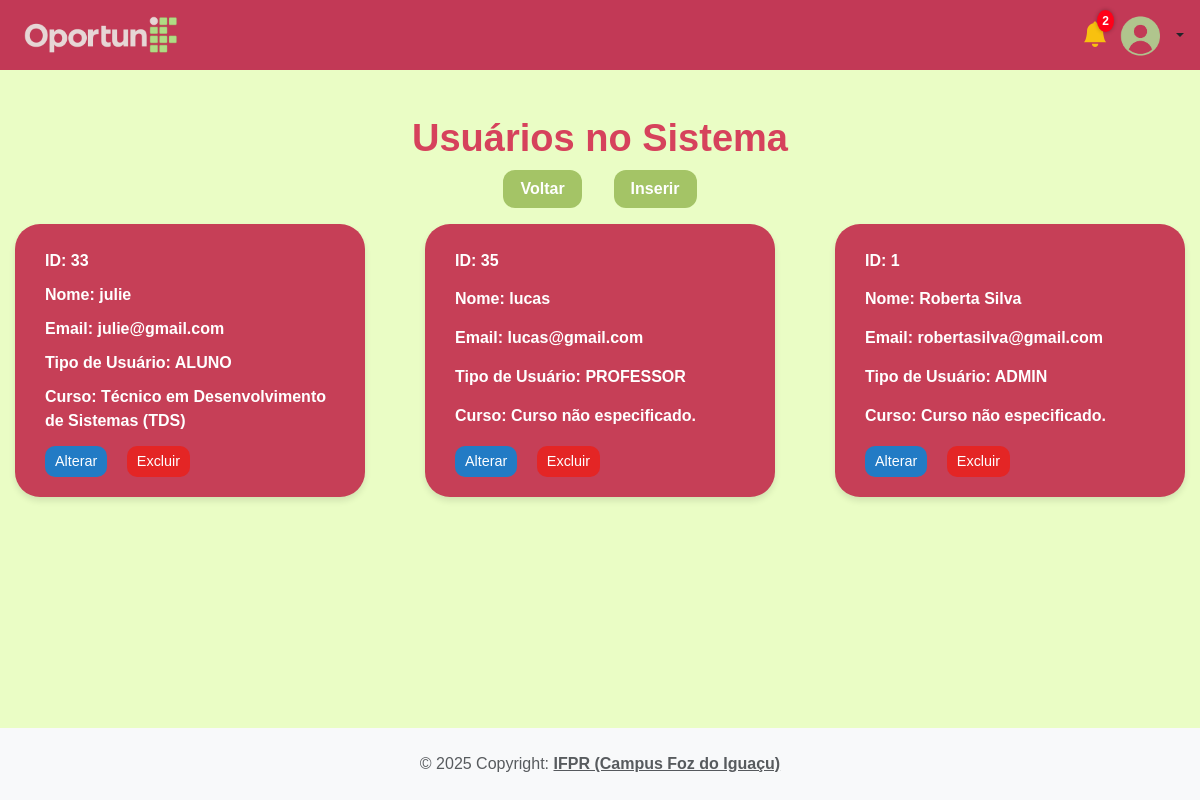
/app/controller/UsuarioController.php?action=list (signed in), run on an earlier commit of the app's database.
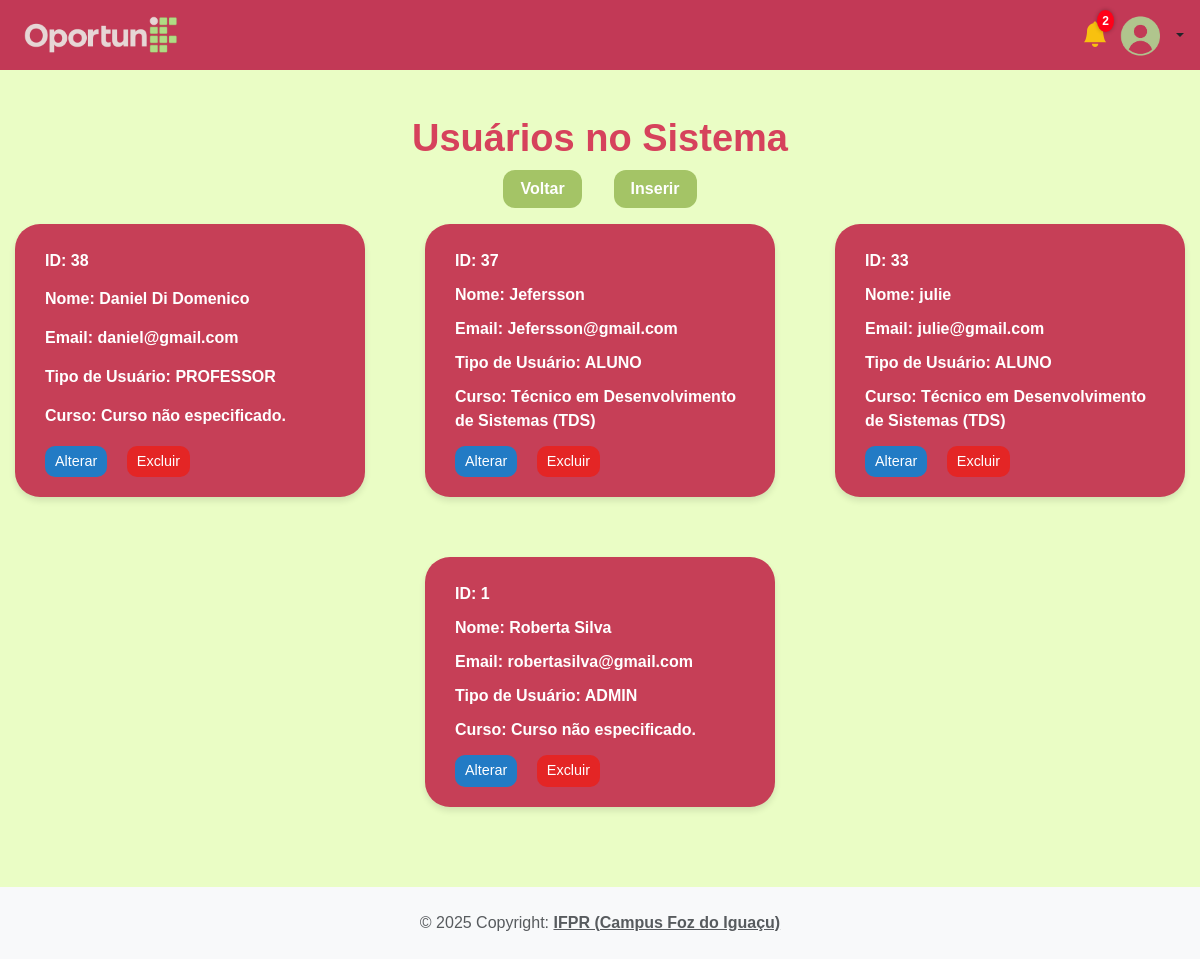
And on a later commit of the database.
### tables this page shows
CREATE TABLE `usuarios` (
  `idUsuarios` int(11) NOT NULL,
  `nomeCompleto` varchar(45) NOT NULL,
  `email` varchar(45) NOT NULL,
  `cpf` varchar(20) NOT NULL,
  `senha` varchar(255) NOT NULL,
  `tipoUsuario` enum('ALUNO','PROFESSOR','ADMIN') NOT NULL,
  `matricula` varchar(45) DEFAULT NULL,
  `idCursos` int(11) DEFAULT NULL,
  `fotoPerfil` varchar(255) DEFAULT NULL
);

CREATE TABLE `cursos` (
  `idCursos` int(11) NOT NULL,
  `nome` varchar(45) DEFAULT NULL
);

### app/controller/UsuarioController.php (called while the page is built, shortened)
<?php
require_once(__DIR__ . "/Controller.php");
require_once(__DIR__ . "/../dao/UsuarioDAO.php");
require_once(__DIR__ . "/../service/UsuarioService.php");
require_once(__DIR__ . "/../model/Usuario.php");
class UsuarioController extends Controller
{
    private UsuarioDAO $usuarioDao;
    public function __construct()
    {
        $this->usuarioDao = new UsuarioDAO();
        $this->handleAction();
    }
    protected function list(string $msgErro = "", string $msgSucesso = "")
    {
        $dados["lista"] = $this->usuarioDao->list();
        $this->loadView("usuario/usuario_list.php", $dados,  $msgErro, $msgSucesso);
    }
}
new UsuarioController();

### app/model/Usuario.php (called while the page is built, shortened)
<?php
require_once(__DIR__ . "/Curso.php");
class Usuario
{
    private ?int $id;
    private ?string $nomeCompleto;
    private ?string $tipoUsuario = null;
    private ?string $email;
    private ?Curso $curso;
    public function getId(): ?int
    {
        return $this->id;
    }
    public function setId(?int $id): self
    {
        $this->id = $id;
        return $this;
    }
    public function getNomeCompleto(): ?string
    {
        return $this->nomeCompleto;
    }
    public function setNomeCompleto(?string $nomeCompleto): self
    {
        $this->nomeCompleto = $nomeCompleto;
        return $this;
    }
    public function getTipoUsuario(): ?string
    {
        return $this->tipoUsuario;
    }
    public function setTipoUsuario(?string $tipoUsuario): self
    {
        $this->tipoUsuario = $tipoUsuario;
        return $this;
    }
    public function getEmail(): ?string
    {
        return $this->email;
    }
    public function setEmail(?string $email): self
    {
        $this->email = $email;
        return $this;
    }
    public function getCurso(): ?Curso
    {
        return $this->curso;
    }
    public function setCurso(?Curso $curso): self
    {
        $this->curso = $curso;
        return $this;
    }
}

### app/dao/UsuarioDAO.php (called while the page is built, shortened)
<?php
include_once(__DIR__ . "/../model/Usuario.php");
include_once(__DIR__ . "/../model/Curso.php");
class UsuarioDAO
{
    public function list()
    {
        $conn = Connection::getConn();
        $sql = "SELECT u.*, c.nome AS nomeCursos
            FROM usuarios u
            LEFT JOIN cursos c ON c.idCursos = u.idCursos
            ORDER BY u.nomeCompleto";
        $stm = $conn->prepare($sql);
        $stm->execute();
        $result = $stm->fetchAll();
        return $this->mapUsuarios($result);
    }
    private function mapUsuarios($result)
    {
        $usuarios = array();
        foreach ($result as $reg) {
            $usuario = new Usuario();
            $usuario->setId($reg['idUsuarios']);
            $usuario->setNomeCompleto($reg['nomeCompleto']);
            $usuario->setEmail($reg['email']);
            $usuario->setSenha($reg['senha']);
            $usuario->setMatricula($reg['matricula']);
            $usuario->setTipoUsuario($reg['tipoUsuario']);
            $usuario->setCpf($reg['cpf']);
            $usuario->setFotoPerfil($reg['fotoPerfil']);
            $curso = new Curso();
            $curso->setId($reg['idCursos']);
            if (isset($reg["nomeCursos"]))
                $curso->setNome($reg["nomeCursos"]);
            $usuario->setCurso($curso);
            $usuarios[] = $usuario;
        }
        return $usuarios;
    }
}

### app/model/Curso.php (called while the page is built, shortened)
<?php
class Curso
{
    private ?string $nome;
    public function __construct()
    {
        $this->nome = null;
    }
    public function getNome(): ?string
    {
        return $this->nome;
    }
    public function setNome(?string $nome): self
    {
        $this->nome = $nome;
        return $this;
    }
}

### app/view/usuario/usuario_list.php (the view, shortened to what this page needs)
<?php
require_once(__DIR__ . "/../include/header.php");
require_once(__DIR__ . "/../include/menu.php");
?>
<link rel="stylesheet" href="<?= BASEURL ?>/view/css/usuario_lists.css">
<h3>Usuários no Sistema</h3>
<div class="row mb-3 align-items-center justify-content-center">
    <div class="col-auto">
        <a class="btn btn-secondary"
            href="<?= BASEURL ?>/controller/HomeController.php?action=home">
            Voltar
        </a>
    </div>
    <div class="col-auto ms-2">
        <a class="btn btn-success"
            href="<?= BASEURL ?>/controller/UsuarioController.php?action=create">
            Inserir
        </a>
    </div>
</div>
<div class="user-cards">
    <?php if (!empty($dados['lista'])): ?>
        <?php foreach ($dados['lista'] as $usu): ?>
            <div class="user-card">
                <p><strong>ID:</strong> <?= $usu->getId() ?></p>
                <p><strong>Nome:</strong> <?= $usu->getNomeCompleto() ?></p>
                <p><strong>Email:</strong> <?= $usu->getEmail() ?></p>
                <p><strong>Tipo de Usuário:</strong> <?= $usu->getTipoUsuario() ?></p>
                <p><strong>Curso:</strong>
                    <?= $usu->getCurso() && $usu->getCurso()->getNome()
                        ? $usu->getCurso()->getNome()
                        : "Curso não especificado." ?>
                </p>
                <div class="mt-2">
                    <a class="btn btn-primary btn-sm"
                        href="<?= BASEURL ?>/controller/UsuarioController.php?action=edit&id=<?= $usu->getId() ?>">
                        Alterar
                    </a>
                    <a class="btn btn-danger btn-sm"
                        onclick="return confirm('Confirma a exclusão do usuário?');"
                        href="<?= BASEURL ?>/controller/UsuarioController.php?action=delete&id=<?= $usu->getId() ?>">
                        Excluir
                    </a>
                </div>
            </div>
        <?php endforeach; ?>
    <?php endif; ?>
</div>
<?php
require_once(__DIR__ . "/../include/footer.php");
?>

### app/controller/Controller.php (shortened to what this page needs)
<?php
class Controller
{
    protected function handleAction()
    {
        $action = NULL;
        if (isset($_GET['action']))
            $action = $_GET['action'];
        $this->callAction($action);
    }
    protected function callAction($methodName)
    {
        if ($methodName && method_exists($this, $methodName))
            $this->$methodName();
        else {
            echo "Ação não encontrada no controller.<br>";
            echo "Verifique com o administrador do sistema.";
        }
    }
    protected function loadView(string $path, array $dados, string $msgErro = "", string $msgSucesso = "")
    {
        $caminho = __DIR__ . "/../view/" . $path;
        if (file_exists($caminho)) {
            extract($dados);
            require $caminho;
        } else {
            echo "Erro ao carrega a view solicitada<br>";
            echo "Caminho: " . $caminho;
        }
    }
}

### app/view/include/header.php (shortened to what this page needs)
<!DOCTYPE html>
<html lang="pt">
<head>
    <link href="https://cdn.jsdelivr.net/npm/bootstrap@5.3.3/dist/css/bootstrap.min.css" rel="stylesheet">
    <link rel="stylesheet" href="https://cdn.jsdelivr.net/npm/bootstrap-icons@1.13.1/font/bootstrap-icons.min.css">
</head>
<body>

### app/view/include/menu.php (shortened to what this page needs)
<?php
$notificacoes = 0;
$caminhoFoto  = BASEURL . "/view/img/foto_generica_perfil.png";
if (isset($_SESSION[SESSAO_USUARIO_NOTIFICACOES])) {
    $notificacoes = $_SESSION[SESSAO_USUARIO_NOTIFICACOES];
} else {
    $notificacoes = $_SESSION[SESSAO_USUARIO_NOTIFICACOES];
}
$homePage = HOME_PAGE_ADMIN;
?>
<link rel="stylesheet" href="<?= BASEURL ?>/view/css/menu.css">
<nav class="navbar navbar-expand-md px-3 mb-3" style="background-color: #c23956">
    <a class="navbar-brand" href="<?= $homePage ?>">
        <img src="<?= BASEURL ?>/view/img/logo.png">
    </a>
    <li class="nav-item usuario-area">
        <a href="<?= BASEURL . '/controller/NotificacaoController.php?action=listar' ?>" class="notificacao-link">
            <i class="bi bi-bell-fill"></i>
            <?php if ($notificacoes > 0): ?>
                <span class="notificacao-badge"><?= $notificacoes ?></span>
            <?php endif; ?>
        </a>
        <a class="nav-link dropdown-toggle usuario-topo" href="#" id="navbarUsuario" data-bs-toggle="dropdown">
            <div class="foto-perfil-wrapper">
                <img class="foto-perfil" src="<?= $caminhoFoto ?>" alt="Foto de perfil">
            </div>
        </a>
    </li>
</nav>

### app/view/include/footer.php (shortened to what this page needs)
<body>
    <main>
    </main>
    <footer class="text-center text-lg-start bg-light text-muted">
        <div class="text-center p-4">
            © 2025 Copyright:
            <a class="text-reset fw-bold" href="https://foz.ifpr.edu.br" target="blank">IFPR (Campus Foz do Iguaçu)</a>
        </div>
    </footer>
</body>
</html>

### app/view/css/menu.css (style rules this page uses)
* { margin: 0; padding: 0; box-sizing: border-box; }
.navbar { height: 70px; display: flex; align-items: center; justify-content: space-between; padding: 0 1.2rem; }
.navbar-brand img { max-height: 38px; width: auto; height: auto; object-fit: contain; transition: transform 0.3s ease; }
.usuario-area { display: flex; align-items: center; gap: 12px; position: relative; }
.usuario-topo { display: flex; align-items: center; gap: 8px; cursor: pointer; transition: 0.3s ease; }
.foto-perfil-wrapper { width: 44px; height: 44px; border-radius: 50%; overflow: hidden; flex-shrink: 0; }
.foto-perfil-wrapper img { width: 100%; height: 100%; object-fit: cover; }
.notificacao-link { position: relative; color: #f8c10f; font-size: 1.6rem; text-decoration: none; transition: 0.3s ease; display: flex; align-items: center; }
.notificacao-badge { position: absolute; top: -6px; right: -6px; background-color: #ff0019; color: #fff; font-size: 0.75rem; font-weight: bold; padding: 2px 5px; border-radius: 50%; box-shadow: 0 0 4px rgba(0, 0, 0, 0.3); }

### app/view/css/usuario_lists.css (style rules this page uses)
body { background-color: #eafdc5; font-family: Arial, sans-serif; margin: 0; padding: 0; }
h3 { text-align: center; color: #d6425c; font-size: 38px; font-weight: bold; margin-top: 30px; }
.btn-success, .btn-secondary { border-radius: 12px; padding: 7px 17px; font-weight: bold; border: none; transition: background-color 0.3s ease; }
.btn-success { background-color: #a4c466; color: white; }
.btn-secondary { background-color: #a4c466; color: white; }
.user-cards { display: flex; flex-wrap: wrap; gap: 60px; justify-content: center; padding-bottom: 80px; }
.user-card { background-color: #c63f57; color: white; border-radius: 25px; padding: 20px 30px; width: 350px; box-shadow: 0 4px 6px rgba(0,0,0,0.1); display: flex; flex-direction: column; justify-content: space-between; text-align: left; }
.user-card p { margin: 5px 0; font-weight: bold; }
.user-card .btn { border-radius: 10px; padding: 5px 10px; margin-right: 15px; font-size: 0.9em; border: none; transition: background-color 0.3s ease; align-self: flex-start; }
.user-card .btn-primary { background-color: #227bc5; color: white; }
.user-card .btn-danger { background-color: #e42525; color: white; }

### app/view/include/footer.php (style rules this page uses)
body { min-height: 100vh; display: flex; flex-direction: column; margin: 0; }
footer { margin-top: auto; }
main { flex: 1; }

What changed in the data, as far as the page shows it:
removed usuarios: idUsuarios "35", nomeCompleto "lucas", email "lucas@gmail.com", tipoUsuario "PROFESSOR", shows "Curso não especificado."
added usuarios: idUsuarios "38", nomeCompleto "Daniel Di Domenico", email "daniel@gmail.com", tipoUsuario "PROFESSOR", shows "Curso não especificado."
added usuarios: idUsuarios "37", nomeCompleto "Jefersson", email "Jefersson@gmail.com", tipoUsuario "ALUNO", idCursos.nome "Técnico em Desenvolvimento de Sistemas (TDS)"
